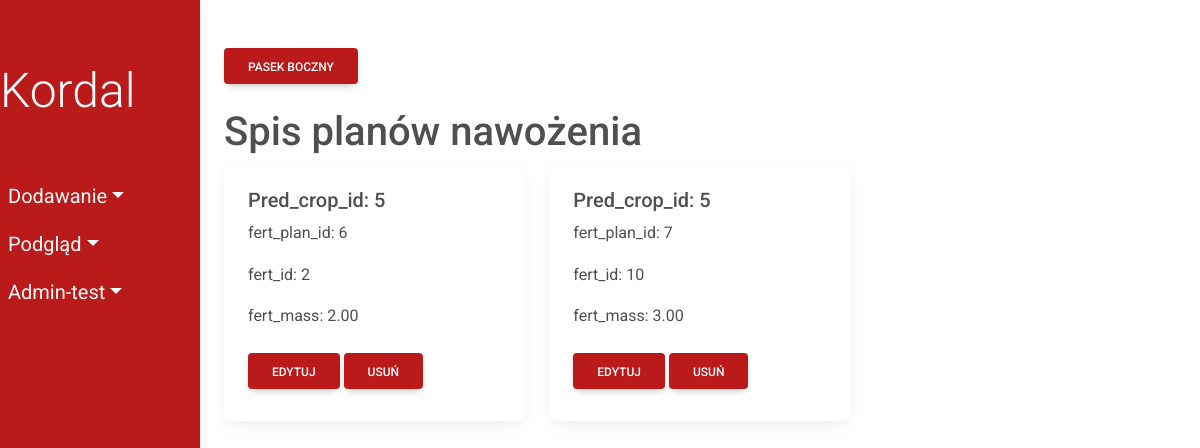
The page /fertilization_plans/ on the database as committed earlier.
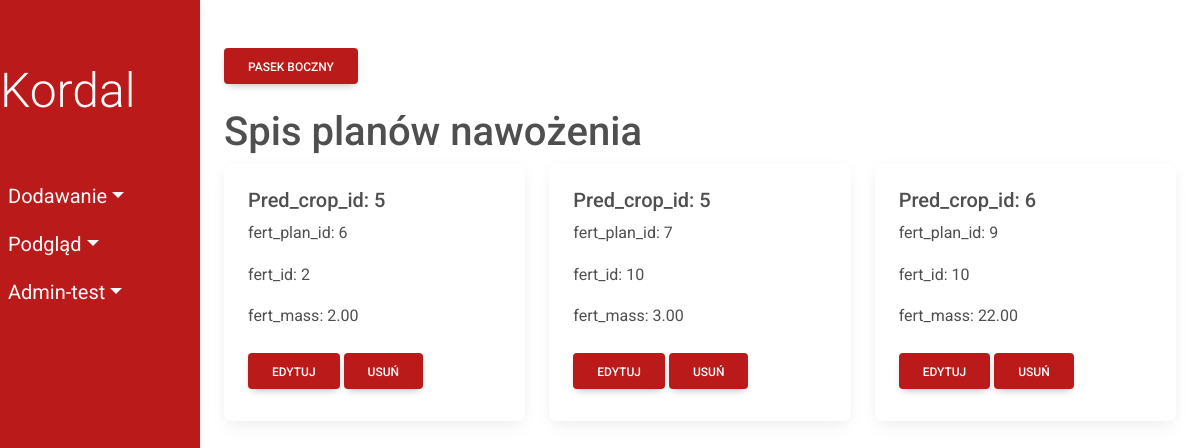
The same page on the database as committed later.
### fields/models.py (models this page shows)
class FertilizationPlan(models.Model):
    predicted_crop = models.ForeignKey(
        'PredictedCrop', on_delete=models.CASCADE)
    fertilizer = models.ForeignKey('Fertilizer', on_delete=models.CASCADE)
    fertilizer_mass = models.DecimalField(max_digits=10, decimal_places=2)
    class Meta:
        db_table = 'FertilizationPlan'

### fields/views/viewsFertilizationPlan.py (the view)
# urls.py: path('fertilization_plans/', viewsFertilizationPlan.show_fertilization_plans,
def show_fertilization_plans(request):
    fertilization_plans = FertilizationPlan.objects.all()
    return render(request, 'fields/show/fertilizationPlan.html', {'fertilization_plans': fertilization_plans})

### fields/templates/fields/show/fertilizationPlan.html
{% extends 'fields/index.html' %}
      {% block content %}
      <h1>Spis planów nawożenia</h1>
      <div class="row">
        {% for fertilization_plan in fertilization_plans %}
        <div class="col-sm-4">
          <div class="card">
            <div class="card-body">
              <h5 class="card-title">Pred_crop_id: {{ fertilization_plan.predicted_crop_id}}</h5>
              <p class="card-text">fert_plan_id: {{ fertilization_plan.id}}</p>
              <p class="card-text">fert_id: {{ fertilization_plan.fertilizer_id}}</p>
              <p class="card-text">fert_mass: {{ fertilization_plan.fertilizer_mass}}</p>
              <a href="update/{{fertilization_plan.id}}" class="btn my-2 menu-btn">Edytuj</a>
              <a href="delete/{{fertilization_plan.id}}" class="btn my-2 menu-btn">Usuń</a>
            </div>
          </div>
        </div>
        {% endfor %}
      </div>
    {% endblock %}

Rows that differ between the two databases and show on the page:
added FertilizationPlan: predicted_crop_id "6", id "9", fertilizer_id "10", fertilizer_mass "22.00"
